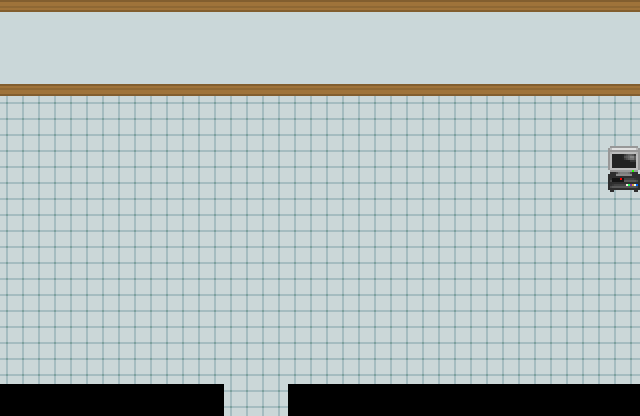

This is a level from a 2D game, rendered from its Tiled map with the project's own tilesets. A one-line summary and the map file follow, with tile-layer data summarised:
An orthogonal 20x13 tile map with 32x32 px tiles, 4 tile layers (Tile Layer 1, Tile Layer 2, Tile Layer 3, Above Player), 3 tilesets and 5 objects (4x collision, event).

<map version="1.10" tiledversion="1.11.0" orientation="orthogonal" renderorder="right-down" compressionlevel="0" width="20" height="13" tilewidth="32" tileheight="32" infinite="0" nextlayerid="7" nextobjectid="12">
 <tileset firstgid="1" name="core_indoor_floors" tilewidth="32" tileheight="32" tilecount="3864" columns="46">
  <image source="../gfx/tilesets/core_indoor_floors.png" width="1472" height="2688" />
 </tileset>
 <tileset firstgid="3865" name="core_indoor_walls" tilewidth="32" tileheight="32" tilecount="3864" columns="46">
  <image source="../gfx/tilesets/core_indoor_walls.png" width="1472" height="2688" />
 </tileset>
 <tileset firstgid="7729" name="core_set pieces" tilewidth="32" tileheight="32" tilecount="1550" columns="31">
  <image source="../gfx/tilesets/core_set pieces.png" width="992" height="1600" />
 </tileset>
 <layer id="1" name="Tile Layer 1" width="20" height="13">
  <data>[260 cells, 260 non-empty, 5 distinct tile ids]</data>
 </layer>
 <layer id="3" name="Tile Layer 2" width="20" height="13">
  <data>[260 cells, 1 non-empty, 1 distinct tile ids]</data>
 </layer>
 <layer id="4" name="Tile Layer 3" width="20" height="13">
  <data>[260 cells, 0 non-empty, 0 distinct tile ids]</data>
 </layer>
 <layer id="5" name="Above Player" width="20" height="13">
  <data>[260 cells, 1 non-empty, 1 distinct tile ids]</data>
 </layer>
 <objectgroup color="#ff0000" id="6" name="Collisions">
  <object id="3" type="collision" x="0" y="384" width="224" height="32" />
  <object id="4" type="collision" x="288" y="384" width="352" height="32" />
  <object id="5" type="collision" x="0" y="0" width="640" height="96" />
  <object id="8" type="collision" x="608" y="160" width="32" height="32" />
 </objectgroup>
 <objectgroup color="#ffff00" id="2" name="Events">
  <object id="2" type="event" x="224" y="384" width="64" height="32">
   <properties>
    <property name="act10" value="transition_teleport player,taba_town.tmx,40,11,0.3" />
    <property name="cond10" value="is char_at player" />
    <property name="cond20" value="is char_facing player,down" />
   </properties>
  </object>
 </objectgroup>
</map>
